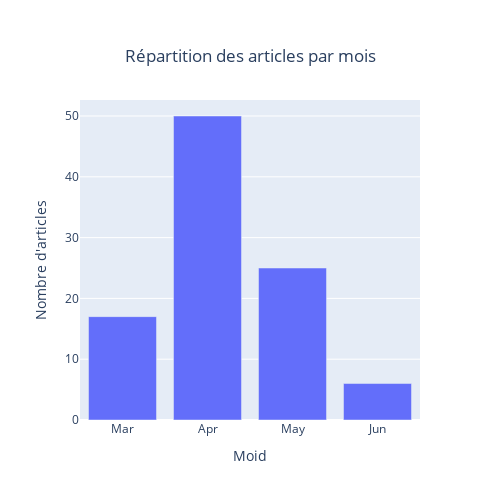

The code cell stored with this chart in its notebook:
### Code cell
fig = go.Figure([go.Bar(x=data_propre_mois.index.strftime("%b"), y=data_propre_mois)])
fig['layout'].update(title={"text" : 'Répartition des articles par mois','y':0.9,'x':0.5,'xanchor': 'center','yanchor': 'top'}, xaxis_title="Moid",yaxis_title="Nombre d'articles")
fig.update_layout(width=500,height=500)
fig

### Figure 1 — Plotly figure (JSON) as saved in the notebook; plotly's stock layout.template omitted (floating-point values rounded to 4 significant figures)
{"data": [{"type": "bar", "x": ["Mar", "Apr", "May", "Jun"], "y": [17, 50, 25, 6]}], "layout": {"height": 500, "title": {"text": "Répartition des articles par mois", "x": 0.5, "xanchor": "center", "y": 0.9, "yanchor": "top"}, "width": 500, "xaxis": {"title": {"text": "Moid"}}, "yaxis": {"title": {"text": "Nombre d'articles"}}}}
